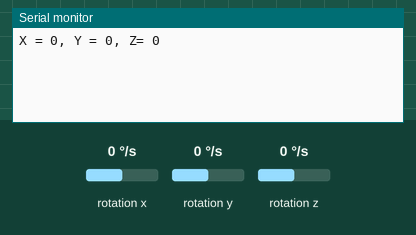
Recording of a sketch running on a simulated Arduino Uno, built with avr-gcc and run on an emulated ATmega328P. On the bench: the last lines printed to the serial monitor. Wiring (inferred from the names in the program): ITG-3200 gyroscope at I2C address 0x68. Inputs (shaded band) come from the test bench; at power-on: rotation x 0 °/s, rotation y 0 °/s, rotation z 0 °/s.

Above: at 1.2 s.
1.3 s: rotation x set to -192 °/s
At 2.6 s:
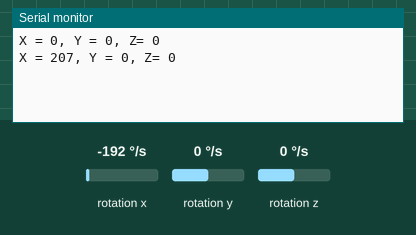
2.8 s: rotation y set to -192 °/s
At 3.9 s:
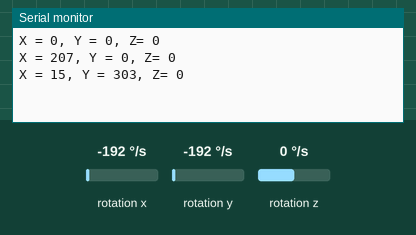
4.3 s: rotation z set to -192 °/s
At 5.6 s:
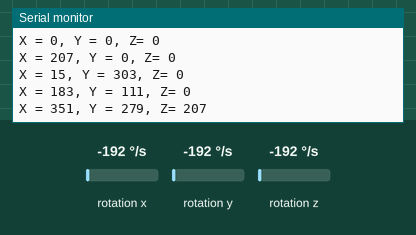
Timing chart, 0 to 7.3 s (numbered marks = the images above; inputs shaded):
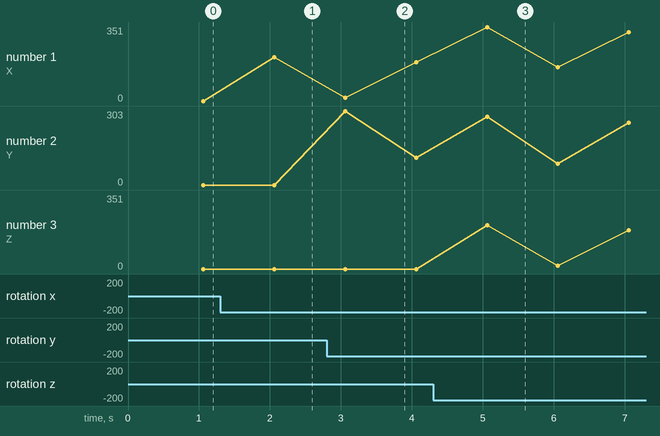

The sketch:

IOT_SMART_THING_GYRO.ino
```cpp
#include <MsTimer2.h>
#include <Wire.h>

#define GYRO 0x68

#define G_SMPLRT_DIV 0x15
#define G_DLPF_FS 0x16
#define G_INT_CFG 0x17
#define G_PWR_MGM 0x3E

#define G_TO_READ 6 // 2 bytes for axis x, y, z

uint8_t Gyro_Read = 0, Gyro_data_check = 0;
int32_t angle[3] = {0, 0, 0};
int32_t angle_offset[3] = {0, 0, 0};
int16_t gyro[3];

void setup() {
  uint8_t i, j;

  Serial.begin(115200);

  Wire.begin();
  initGyro();

  for(i=0; i<50; i++)
  {
    getGyroscopeData(gyro);
    for(j=0; j<3; j++)
    {
      angle_offset[j] += gyro[j];
    }
  }

  for(int j=0; j<3; j++)
  {
    angle_offset[j] /= 50;
  }

  MsTimer2::set(50, Sensor_Read_ISR);
  MsTimer2::start();
}

void loop() {
  uint8_t i;
  static int32_t angle_sum[3] = {0, 0, 0};
  if(Gyro_Read == 1)
  {
    getGyroscopeData(gyro);
    for(i=0; i<3; i++)
    {
      angle_sum[i] = angle_sum[i] + (gyro[i] - angle_offset[i]);
    }
    if(Gyro_data_check == 1)
    {
      for(i=0; i<3; i++)
      {
        angle[i] = angle[i] + angle_sum[i]/14.375/20;
        angle_sum[i] = 0;
        while(angle[i] < 0)
          angle[i] = angle[i] + 360;
        while(angle[i] >= 360)
          angle[i] = angle[i] - 360;
      }
      Serial.print("X = ");
      Serial.print(angle[0]);
      Serial.print(", Y = ");
      Serial.print(angle[1]);
      Serial.print(", Z= ");
      Serial.println(angle[2]);
      Gyro_data_check = 0;
    }
    Gyro_Read = 0;
  }
}

void Sensor_Read_ISR(void)
{
  static uint16_t Time_count_1s = 0;

  Gyro_Read = 1;

  Time_count_1s++;
  if(Time_count_1s == 20)
  {
    Time_count_1s = 0;
    Gyro_data_check = 1;
  }
}

void initGyro()
{
 /*****************************************
 * ITG 3200
 * power management set to:
 * clock select = internal oscillator
 * no reset, no sleep mode
 * no standby mode
 * sample rate to = 125Hz
 * parameter to +/- 2000 degrees/sec
 * low pass filter = 5Hz
 * no interrupt
 ******************************************/
  writeTo(GYRO, G_PWR_MGM, 0x00);
  writeTo(GYRO, G_SMPLRT_DIV, 0x07); // EB, 50, 80, 7F, DE, 23, 20, FF
  writeTo(GYRO, G_DLPF_FS, 0x1E); // +/- 2000 dgrs/sec, 1KHz, 1E, 19
  writeTo(GYRO, G_INT_CFG, 0x00);
}

void getGyroscopeData(int16_t * result)
{
  uint8_t regAddress = 0x1D;
  byte buff[G_TO_READ];
  readFrom(GYRO, regAddress, G_TO_READ, buff); //read the gyro data from the ITG3200
  result[0] = ((buff[0] << 8) | buff[1]);
  result[1] = ((buff[2] << 8) | buff[3]);
  result[2] = ((buff[4] << 8) | buff[5]);
}

void writeTo(int DEVICE, byte address, byte val)
{
  Wire.beginTransmission(DEVICE); //start transmission to ACC
  Wire.write(address);        // send register address
  Wire.write(val);        // send value to write
  Wire.endTransmission(); //end transmission
}

void readFrom(int DEVICE, byte address, int num, byte buff[])
{
  Wire.beginTransmission(DEVICE); //start transmission to ACC
  Wire.write(address);        //sends address to read from
  Wire.endTransmission(); //end transmission

  Wire.beginTransmission(DEVICE); //start transmission to ACC
  Wire.requestFrom(DEVICE, num);    // request 6 bytes from ACC

  int i = 0;
  while(Wire.available())    //ACC may send less than requested (abnormal)
  {
    buff[i] = Wire.read(); // receive a byte
    i++;
  }
  Wire.endTransmission(); //end transmission
}
```

Measured:
- after the input at 1.3 s, the serial monitor: prints a new line after 0.76 s (image 1)
- after the input at 2.8 s, the serial monitor: prints a new line after 0.26 s (image 2)
- after the input at 4.3 s, the serial monitor: prints a new line after 0.76 s (image 3)
- plotted number 1: 0 → 207 after the input at 1.3 s
- plotted number 2: 0 → 111 after the input at 2.8 s
